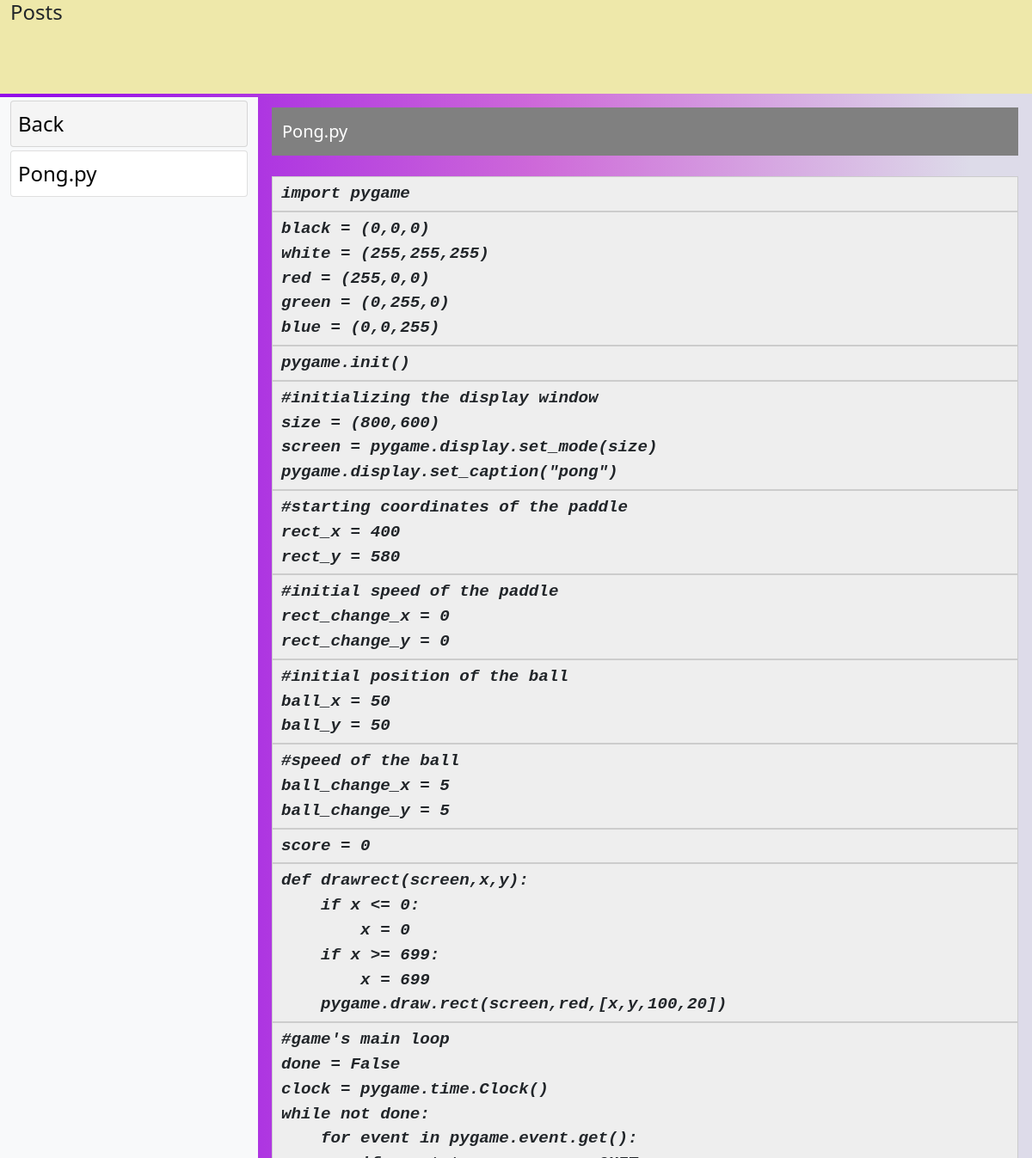
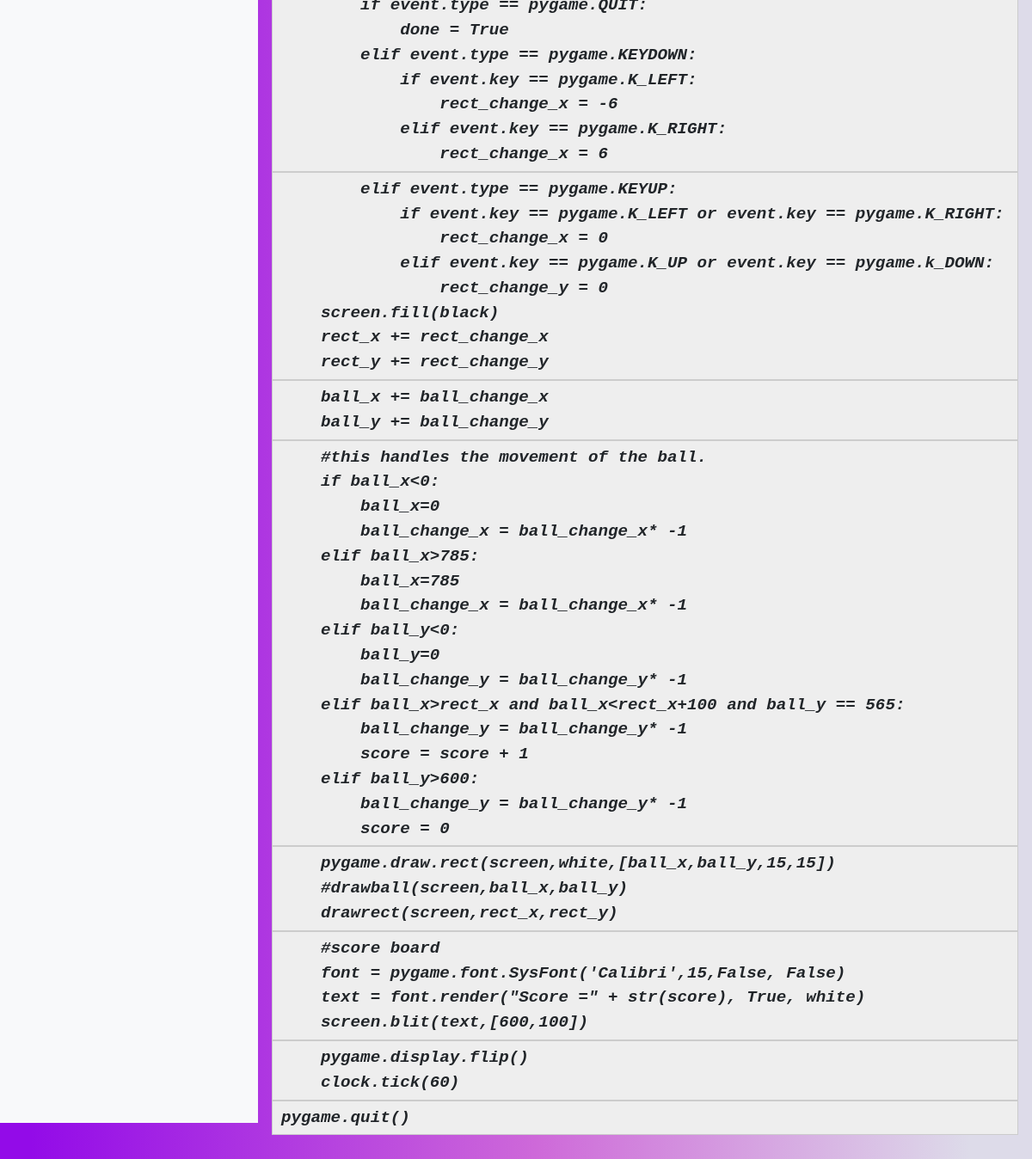
The app's page /viewpost/82 (signed in) with its own data (2 pictures, top to bottom).
### codeblog/models.py (models this page shows, shortened)
class Content(models.Model):
    post = models.ForeignKey(Post, on_delete=models.CASCADE, null=False, blank=False)
    heading = models.CharField(max_length=100, null=False, blank=False)
    code = RichTextField(blank=False, null=False)

### codeblog/views.py (the view)
# urls.py: path('viewpost/<str:pk>', views.ViewPost, name="view"),
@login_required
def ViewPost(request, pk):
	post = Post.objects.get(pk=pk)
	post_content = post.content_set.all()
	context = {
	    'post_content':post_content
	}
	return render(request, 'codeblog/Posts.html', context)

### codeblog/templates/codeblog/Posts.html (shortened to what this page needs)
{% extends 'codeblog/base.html' %}
{% block content %}
<section class="container-fluid">
	<div class="row">
		<section class="col-md-12 heading" style="background-color: palegoldenrod; height:4vh">
			<h4>Posts</h4>
		</section>
			<ul class="col-md-3 my-1 bg-light desktop-navbar" style="height:93vh; overflow-y: scroll;">
        <li class="mt-1 p-2 card back-link" >
           <a class="back" href="{% url 'index' %}">Back</a>
         </li>
         {% for content in post_content %}
         <li class="mt-1 p-2 card">
           <a href="#{{content.heading|safe}}">{{content.heading|safe}}</a>
         </li>
         {% endfor %}
      </ul>
		<section class="col-md-9 my-1 code-section">
      {% for content in post_content %}
      <div class="row m-1">
			<h5 class="col my-2 py-3 code-title w-100" id="{{content.heading|safe}}">{{content.heading|safe}}</h5>
      <p class="col-md-12 m-2">
        {{content.code|safe}}
      </p>
      </div>
      {% endfor %}
		</section>
	</div>
</section>
{% endblock %}

### codeblog/templates/codeblog/base.html (style rules this page uses)
body { animation: fadeInAnimation ease 0.5s; animation-iteration-count: 1; animation-fill-mode: forwards; background: rgb(147,11,232); background: linear-gradient(90deg, rgba(147,11,232,1) 3%, rgba(206,105,217,1) 52%, rgba(221,219,233,1) 94%); }

### codeblog/templates/codeblog/Posts.html (style rules this page uses)
ul { list-style-type: none; }
a { cursor: pointer; color: black; text-decoration: none; font-size: 1.5em; }
.card { background-color: white; }
.code-title { background-color: gray; color: white; }
.code-section { height: 94vh; overflow-y: scroll; }
.back-link { background-color: whitesmoke; color: black; }

### records on screen
Content: heading "Pong.py", code "import pygame black = (0,0,0) white = (255,255,255) red = (255,0,0) green = (0,255,0) blue = (0,0,255) pygame.init() #initializing the display window size = (800,600) screen = pygame.display.set_mode(size) pygame.display.set_caption(\"pong\") #starting coordinates of the paddle rect_x = 400 rect_y = 580 #initial speed of the paddle rect_change_x = 0 rect_change_y = 0 #initial position of the ball ball_x = 50 ball_y = 50 #speed of the ball ball_change_x = 5 ball_change_y = 5 score = 0 def drawrect(screen,x,y): if x <= 0: x = 0 if x >= 699: x = 699 pygame.draw.rect(screen,red,[x,y,100,20]) #game's main loop done = False clock = pygame.time.Clock() while not done: for event in…"
